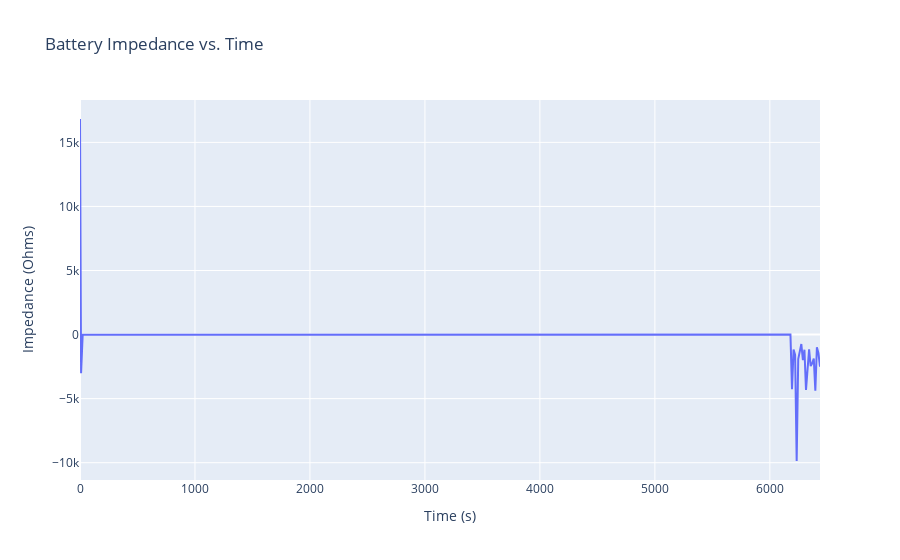

Here is the notebook cell this chart was saved with:
### Code cell
df['Impedance'] = df['Voltage_measured'] / df['Current_measured']

# Battery Impedance vs Time
fig_impedance = px.line(
    df,
    x="Time",
    y="Impedance",
    title="Battery Impedance vs. Time",
    labels={"Time": "Time (s)", "Impedance": "Impedance (Ohms)"},
    template="plotly"
)
fig_impedance.show()

### Figure 1 — Plotly figure (JSON) as saved in the notebook; plotly's stock layout.template omitted (floating-point values rounded to 4 significant figures; data arrays with more than 128 entries replaced by an {"elided": "..."} marker saying what was removed)
{"data": [{"hovertemplate": "Time (s)=%{x}<br>Impedance (Ohms)=%{y}<extra></extra>", "legendgroup": "", "line": {"color": "#636efa", "dash": "solid"}, "marker": {"symbol": "circle"}, "mode": "lines", "name": "", "orientation": "v", "showlegend": false, "type": "scatter", "x": {"elided": "490 float values"}, "xaxis": "x", "y": {"elided": "490 float values"}, "yaxis": "y"}], "layout": {"legend": {"tracegroupgap": 0}, "title": {"text": "Battery Impedance vs. Time"}, "xaxis": {"anchor": "y", "domain": [0, 1], "title": {"text": "Time (s)"}}, "yaxis": {"anchor": "x", "domain": [0, 1], "title": {"text": "Impedance (Ohms)"}}}}
